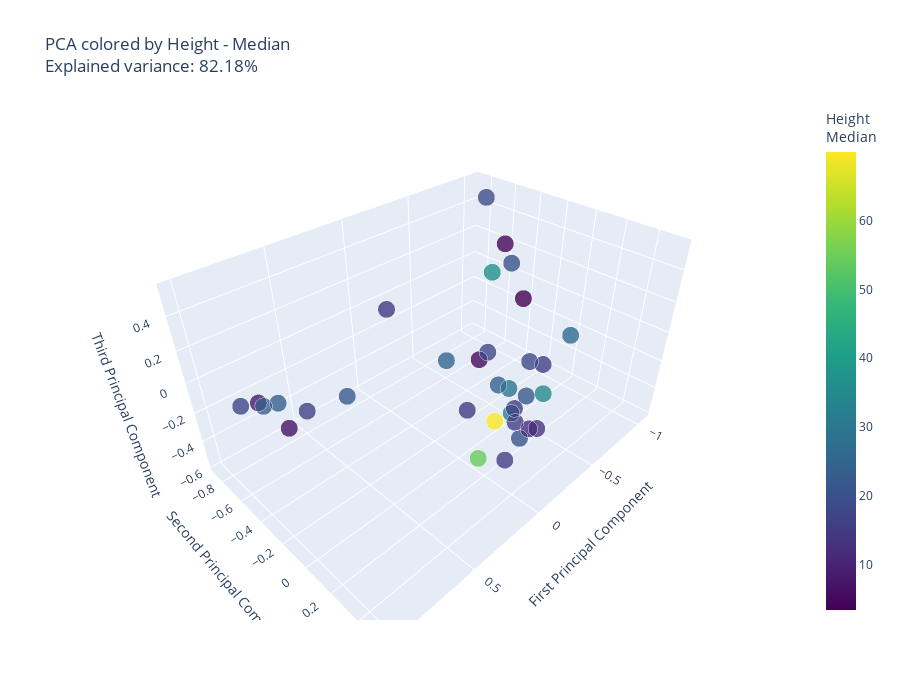

The code cell stored with this chart in its notebook:
### Code cell
# Height - Median
metric_values = Y[:, 2, 4]
fig = create_pca_plot(metric_values, 'Height', 'Median', samples, encodings_3d, pca)
print(f"Height - Median range: {metric_values.min():.4f} to {metric_values.max():.4f}")
fig.show()

### Figure 1 — Plotly figure (JSON) as saved in the notebook; plotly's stock layout.template omitted (floating-point values rounded to 4 significant figures)
{"data": [{"hovertemplate": "<b>%{text}</b><br>PC1: %{x:.3f}<br>PC2: %{y:.3f}<br>PC3: %{z:.3f}<br><extra></extra>", "marker": {"color": [5.105, 25.2, 4.499, 3.386, 18.97, 6.784, 8.395, 23.36, 69.93, 20.87, 32.31, 18.06, 22.39, 17.44, 22.88, 20.67, 37.25, 34.79, 15.79, 13.95, 54.37, 22.08, 24.37, 29.37, 15.67, 15.58, 14.92, 27.1, 15.11, 17.78, 16.91, 16.24, 11.76], "colorbar": {"title": {"text": "Height<br>Median"}}, "colorscale": [[0, "#440154"], [0.1111, "#482878"], [0.2222, "#3e4989"], [0.3333, "#31688e"], [0.4444, "#26828e"], [0.5556, "#1f9e89"], [0.6667, "#35b779"], [0.7778, "#6ece58"], [0.8889, "#b5de2b"], [1, "#fde725"]], "line": {"color": "white", "width": 0.5}, "opacity": 0.8, "showscale": true, "size": 6}, "mode": "markers", "text": ["20211025Pa_d01_23_s03<br>Height Median: 5.1054", "20211122Pa_d01_23_s03<br>Height Median: 25.1985", "20211201Pa_d01_23_s03<br>Height Median: 4.4994", "20210616Pa_s03_a03<br>Height Median: 3.3863", "20181219Ba_c09_ct01<br>Height Median: 18.9679", "20210816Pa_s02_d01_06_s04_4<br>Height Median: 6.7841", "20210118Pa_d01_5_s04<br>Height Median: 8.3949", "20210524Pa_d01_5_s03<br>Height Median: 23.3590", "20211004Pa_d02_2<br>Height Median: 69.9317", "20211124Pa_d01_23_s04<br>Height Median: 20.8700", "20210818Pa_s03_4<br>Height Median: 32.3137", "20210118Pa_d01_5_s03<br>Height Median: 18.0624", "20211129Pa_d01_23_s04<br>Height Median: 22.3894", "20180715Pa_s01_fo01_02<br>Height Median: 17.4366", "20210816Pa_s04_4<br>Height Median: 22.8760", "20210816Pa_s03_4<br>Height Median: 20.6715", "20201130Pa_s01<br>Height Median: 37.2455", "20210510Pa_d01_8_d01_11<br>Height Median: 34.7880", "20210510Pa_d01_10_s03<br>Height Median: 15.7857", "20210714Pa_s04<br>Height Median: 13.9480", "20210301Pa_d01_2<br>Height Median: 54.3663", "20180715Pa_s01_fo02_02<br>Height Median: 22.0770", "20210118Pa_d01_20_d01_11<br>Height Median: 24.3698", "20210510Pa_d01_10_d02_11<br>Height Median: 29.3747", "20220214Pa_d01_23_s03<br>Height Median: 15.6698", "20201005Pa_d01_2_d01_18<br>Height Median: 15.5847", "20210524Pa_d01_8_s03<br>Height Median: 14.9179", "20201215Ca_ct10000_30<br>Height Median: 27.0963", "20210510Pa_d01_10_d01_11<br>Height Median: 15.1058", "20211214Pa_d01_23_s03<br>Height Median: 17.7838", "20210301Pa_d01_2_d01_9<br>Height Median: 16.9100", "20181126Pa_d01_27_sc03<br>Height Median: 16.2411", "20180913Pa_s03<br>Height Median: 11.7585"], "type": "scatter3d", "x": [-0.0224, 0.2258, -0.8238, -1.059, -1.021, 0.5697, 0.8139, 0.7409, -0.2695, -0.9845, 0.03141, -0.576, 0.7516, 1.003, 0.9437, 0.05268, -0.8354, -0.1438, -0.5125, -0.05626, 0.459, -0.4206, 0.06872, 0.1348, -0.1629, -0.2291, 0.4325, -0.4675, 0.3228, 0.2186, 0.7531, 0.1105, -0.04925], "y": [0.105, 0.116, -0.4168, -0.4186, -0.7536, -0.8814, -0.6919, -0.6192, 0.03341, -0.4821, 0.3743, 0.02424, 0.0409, -0.4717, -0.3604, 0.4525, -0.5167, 0.4292, 0.1628, 0.4732, 0.5384, 0.1332, 0.3112, 0.4263, 0.2473, 0.2115, -0.05241, 0.3415, 0.3448, 0.3605, -0.3106, 0.4171, 0.4319], "z": [0.1204, 0.2443, 0.3241, -0.1534, 0.4739, -0.5872, -0.1392, -0.1408, -0.4846, 0.1141, -0.04107, -0.2099, 0.2835, 0.07644, 0.1062, -0.1427, 0.0898, 0.01481, -0.1288, -0.1331, 0.06002, -0.3227, 0.1204, 0.1987, -0.1992, -0.3586, 0.5398, 0.1715, 0.1325, 0.4076, -0.005689, -0.2742, -0.1569]}], "layout": {"height": 700, "hovermode": "closest", "scene": {"xaxis": {"title": {"text": "First Principal Component"}}, "yaxis": {"title": {"text": "Second Principal Component"}}, "zaxis": {"title": {"text": "Third Principal Component"}}}, "title": {"text": "PCA colored by Height - Median<br>Explained variance: 82.18%"}, "width": 900}}
